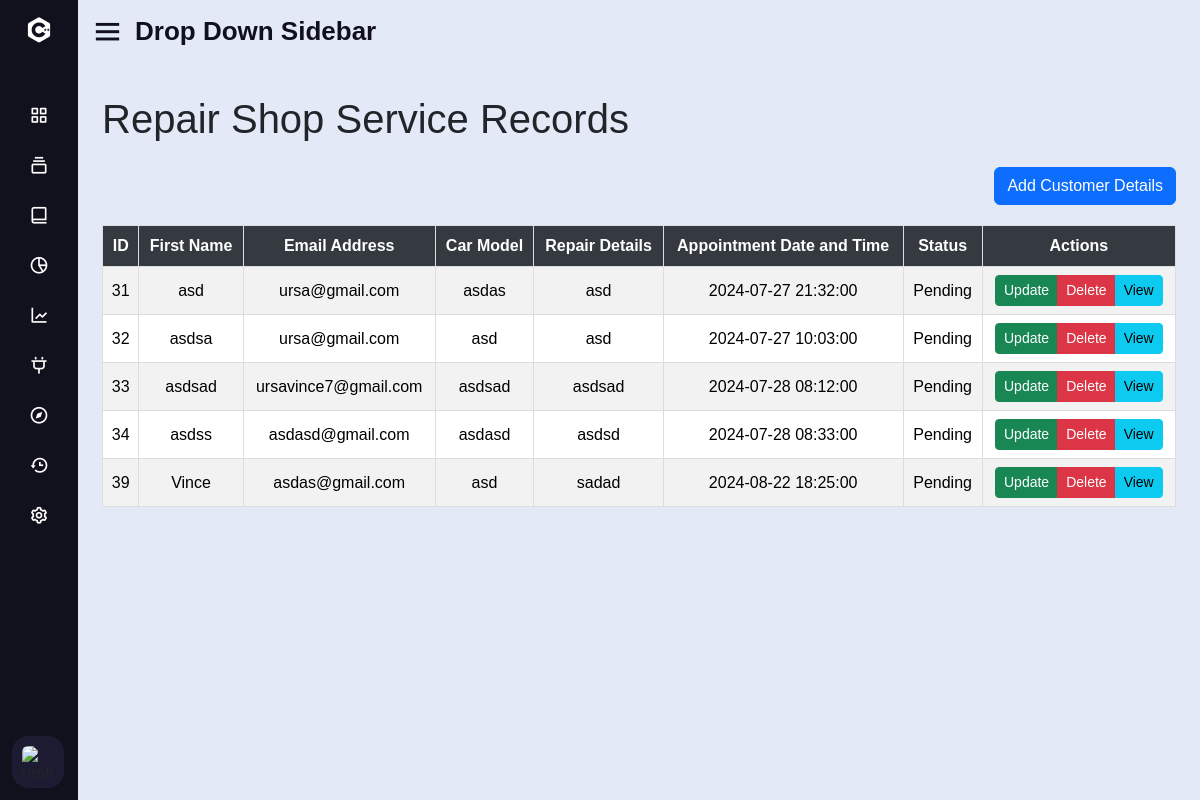
The page /Landing-Page/Appointment-table.php on the database its author committed.
### tables this page shows
CREATE TABLE `customer_details` (
  `customer_id` int(11) NOT NULL,
  `firstname` varchar(400) DEFAULT NULL,
  `lastname` varchar(400) DEFAULT NULL,
  `phoneNumber` varchar(400) DEFAULT NULL,
  `emailAddress` varchar(400) DEFAULT NULL,
  `carmake` varchar(400) DEFAULT NULL,
  `carmodel` varchar(400) DEFAULT NULL,
  `repairdetails` varchar(400) DEFAULT NULL,
  `appointment_time` time DEFAULT NULL,
  `appointment_date` date DEFAULT NULL,
  `Status` varchar(500) NOT NULL
);

### Landing-Page/Appointment-table.php (the view, shortened to what this page needs)
<!DOCTYPE html>
<html lang="en">
<head>
    <link rel="stylesheet" href="new.css">
    <link href='https://unpkg.com/boxicons@2.0.7/css/boxicons.min.css' rel='stylesheet'>
    <link href="https://cdn.jsdelivr.net/npm/bootstrap@5.3.3/dist/css/bootstrap.min.css" rel="stylesheet">
</head>
<body>
<div class="sidebar close">
    <div class="logo-details">
        <i class='bx bxl-c-plus-plus'></i>
    </div>
    <ul class="nav-links">
        <li>
            <a href="UserDashboard.php">
                <i class='bx bx-grid-alt'></i>
            </a>
        </li>
        <li>
            <div class="iocn-link">
                <a href="#">
                    <i class='bx bx-collection'></i>
                </a>
            </div>
        </li>
        <li>
            <div class="iocn-link">
                <a href="#">
                    <i class='bx bx-book-alt'></i>
                </a>
            </div>
        </li>
        <li>
            <a href="#">
                <i class='bx bx-pie-chart-alt-2'></i>
            </a>
        </li>
        <li>
            <a href="#">
                <i class='bx bx-line-chart'></i>
            </a>
        </li>
        <li>
            <div class="iocn-link">
                <a href="#">
                    <i class='bx bx-plug'></i>
                </a>
            </div>
        </li>
        <li>
            <a href="#">
                <i class='bx bx-compass'></i>
            </a>
        </li>
        <li>
            <a href="#">
                <i class='bx bx-history'></i>
            </a>
        </li>
        <li>
            <a href="#">
                <i class='bx bx-cog'></i>
            </a>
        </li>
        <li>
            <div class="profile-details">
                <div class="profile-content">
                    <img src="image/profile.jpg" alt="profileImg">
                </div>
            </div>
        </li>
    </ul>
</div>
<section class="home-section">
    <div class="home-content">
        <i class='bx bx-menu'></i>
        <span class="text">Drop Down Sidebar</span>
    </div>
    <div class="container">
        <h1 class="mt-4 mb-4">Repair Shop Service Records</h1>
        <div class="d-flex justify-content-end mb-3">
            <button type="button" class="btn btn-primary" data-bs-toggle="modal" data-bs-target="#exampleModal">
                Add Customer Details
            </button>
        </div>
            <div class="table-container">
        <table class="table table-striped">
            <thead class="thead-dark">
                <tr>
                    <th scope="col">ID</th>
                    <th scope="col">First Name</th>
                    <th scope="col">Email Address</th>
                    <th scope="col">Car Model</th>
                    <th scope="col">Repair Details</th>
                    <th scope="col">Appointment Date and Time</th>
                    <th scope="col">Status</th>
                    <th scope="col">Actions</th>
                </tr>
            </thead>
            <tbody>
                <?php
                include('dbconfig.php');
                $query = "SELECT * FROM customer_details";
                $result = mysqli_query($conn, $query);
                if (mysqli_num_rows($result) > 0) {
                    while ($row = mysqli_fetch_assoc($result)) {
                        echo "<tr>";
                        echo "<td>" . htmlspecialchars($row['customer_id']) . "</td>";
                        echo "<td>" . htmlspecialchars($row['firstname']) . "</td>";
                        echo "<td>" . htmlspecialchars($row['emailAddress']) . "</td>";
                        echo "<td>" . htmlspecialchars($row['carmodel']) . "</td>";
                        echo "<td>" . htmlspecialchars($row['repairdetails']) . "</td>";
                        echo "<td>" . htmlspecialchars($row['appointment_date']) . " " . htmlspecialchars($row['appointment_time']) . "</td>";
                        echo "<td>" . htmlspecialchars($row['Status']) . "</td>";
                        echo "<td>
                                <div class='btn-group' role='group' aria-label='Action buttons'>
                                    <button type='button' class='btn btn-success btn-sm' data-bs-toggle='modal' data-bs-target='#UpdateModal' data-customer_id='" . htmlspecialchars($row['customer_id']) . "'>Update</button>
                                    <button type='button' class='btn btn-danger btn-sm' onclick='deleteCustomer(" . htmlspecialchars($row['customer_id']) . ")'>Delete</button>
                                  <button type='button' class='btn btn-info btn-sm' data-bs-toggle='modal' data-bs-target='#viewCustomerModal' data-customer_id='" . htmlspecialchars($row['customer_id']) . "'>View</button>
                                </div>
                              </td>";
                        echo "</tr>";
                    }
                } else {
                    echo "<tr><td colspan='11' class='text-center'>No records found</td></tr>";
                }
                ?>
                </tbody>
            </table>
        </div>
    </div>
</body>
</html>

### Landing-Page/new.css (style rules this page uses)
.container { padding: 20px; width: 100%; margin: auto; overflow-x: auto; }
.table { margin-top: 20px; width: 100%; height: 100%; border-collapse: collapse; overflow: hidden; / }
.table th, .table td { vertical-align: middle; text-align: center; white-space: nowrap; border: 1px solid #ddd; padding: 12px; }
.table thead th { background-color: #343a40; color: white; font-weight: bold; }
.table-striped tbody tr:nth-of-type(odd) { background-color: rgba(0, 0, 0, 0.05); }
.table tbody tr { transition: background-color 0.3s ease; }
.btn-group { display: flex; justify-content: center; }
* { margin: 0; padding: 0; box-sizing: border-box; font-family: 'Poppins', sans-serif; }
body { overflow: hidden; }
.sidebar { position: fixed; top: 0; left: 0; height: 100%; width: 260px; background: #11101d; z-index: 100; transition: all 0.5s ease; }
.sidebar.close { width: 78px; }
.sidebar .logo-details { height: 60px; width: 100%; display: flex; align-items: center; }
.sidebar .logo-details i { font-size: 30px; color: #fff; height: 50px; min-width: 78px; text-align: center; line-height: 50px; }
.sidebar .nav-links { height: 100%; padding: 30px 0 150px 0; overflow: auto; }
.sidebar.close .nav-links { overflow: visible; }
.sidebar .nav-links li { position: relative; list-style: none; transition: all 0.4s ease; }
.sidebar .nav-links li .iocn-link { display: flex; align-items: center; justify-content: space-between; }
.sidebar.close .nav-links li .iocn-link { display: block; }
.sidebar .nav-links li i { height: 50px; min-width: 78px; text-align: center; line-height: 50px; color: #fff; font-size: 20px; cursor: pointer; transition: all 0.3s ease; }
.sidebar .nav-links li a { display: flex; align-items: center; text-decoration: none; }
.sidebar .profile-details { position: fixed; bottom: 0; width: 260px; display: flex; align-items: center; justify-content: space-between; background: #1d1b31; padding: 12px 0; transition: all 0.5s ease; }
.sidebar.close .profile-details { background: none; }
.sidebar.close .profile-details { width: 78px; }
.sidebar .profile-details .profile-content { display: flex; align-items: center; }
.sidebar .profile-details img { height: 52px; width: 52px; object-fit: cover; border-radius: 16px; margin: 0 14px 0 12px; background: #1d1b31; transition: all 0.5s ease; }
.sidebar.close .profile-details img { padding: 10px; }
.home-section { position: relative; background: #E4E9F7; height: 100vh; margin-left: 260px; width: calc(100% - 260px); transition: margin-left 0.5s ease, width 0.5s ease; padding: 12px; overflow-x: auto; overflow-y: auto; }
.sidebar.close ~ .home-section { margin-left: 78px; width: calc(100% - 78px); }
.home-content { display: flex; align-items: center; flex-wrap: wrap; }
.home-section .home-content .bx-menu, .home-section .home-content .text { color: #11101d; font-size: 35px; }
.home-section .home-content .bx-menu { cursor: pointer; margin-right: 10px; }
.home-section .home-content .text { font-size: 26px; font-weight: 600; }

### rows shown on the page
customer_details: customer_id "31", firstname "asd", emailAddress "ursa@gmail.com", carmodel "asdas", repairdetails "asd", appointment_date "2024-07-27", appointment_time "21:32:00", Status "Pending"
customer_details: customer_id "32", firstname "asdsa", emailAddress "ursa@gmail.com", carmodel "asd", repairdetails "asd", appointment_date "2024-07-27", appointment_time "10:03:00", Status "Pending"
customer_details: customer_id "33", firstname "asdsad", emailAddress "ursavince7@gmail.com", carmodel "asdsad", repairdetails "asdsad", appointment_date "2024-07-28", appointment_time "08:12:00", Status "Pending"
customer_details: customer_id "34", firstname "asdss", emailAddress "asdasd@gmail.com", carmodel "asdasd", repairdetails "asdsd", appointment_date "2024-07-28", appointment_time "08:33:00", Status "Pending"
customer_details: customer_id "39", firstname "Vince", emailAddress "asdas@gmail.com", carmodel "asd", repairdetails "sadad", appointment_date "2024-08-22", appointment_time "18:25:00", Status "Pending"
